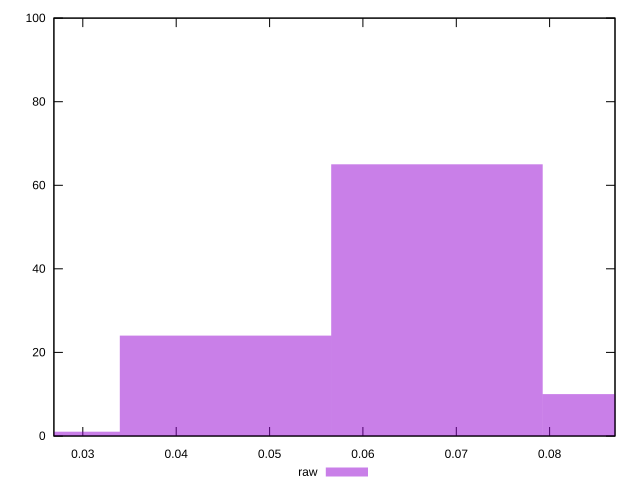

Write gnuplot code to recreate this figure.
reset

$raw <<EOF
0.06792274437581669 65
0.04528182958387779 24
0.09056365916775558 10
0.022640914791938895 1
EOF

set key outside below
set boxwidth 0.022640914791938895
set xrange [0.0269:0.087]
set yrange [0:100]
set trange [0:100]
set style fill transparent solid 0.5 noborder
set terminal svg size 640, 490 enhanced background rgb 'white'
set output "report_00007_2020-12-11T15:55:29.892Z/network-rtt/samples/pages+cached+noexternal+nofonts+nosvg+noimg+nocss/raw/histogram.svg"

plot $raw title "raw" with boxes

reset
